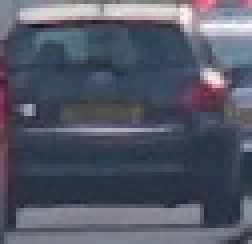
#> input picture detected_objects/car/car_10275.jpg, 63 x 61 px (shown 4 times larger); its folder holds only this picture in this run
$ python ocrvideo.py
#> lines starting #> are read from the running program, lines starting #| are printed output that depends on the picture
from PIL import Image, ImageEnhance
import os
from pytesseract import pytesseract

# Defining paths to tesseract.exe
# and the folder containing the images
path_to_tesseract = r"C:\Program Files\Tesseract-OCR\tesseract.exe"
image_folder_path = r"detected_objects/car"  # Assuming all images are in this folder

# Providing the tesseract executable
# location to pytesseract library
pytesseract.tesseract_cmd = path_to_tesseract

# Get a list of all image files in the folder
image_files = [f for f in os.listdir(image_folder_path) if os.path.isfile(os.path.join(image_folder_path, f))]

# Process each image
for image_file in image_files:
    # Check if the file is an image (you can add more image extensions if needed)
    if image_file.lower().endswith(('.png', '.jpg', '.jpeg', '.gif', '.bmp')):
        # Construct the full path to the image
        image_path = os.path.join(image_folder_path, image_file)

        # Opening the image & storing it in an image object
        img = Image.open(image_path)
#> img is the input picture: PIL image 63x61 RGB; mean R, G, B 84, 88.2, 102.8

        # Enhance the image to improve text detection
        enhancer = ImageEnhance.Contrast(img)
        img = enhancer.enhance(1.5)  # Adjust the enhancement factor as needed
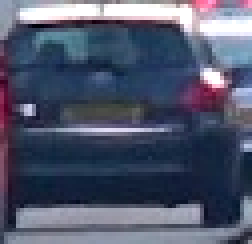
#> img: PIL image 63x61 RGB (shown 4 times larger); mean R, G, B 80.1, 86.8, 108.4

        # Passing the enhanced image object to image_to_string() function
        # This function will extract the text from the image
#> (the run stopped early here; a loop or call above may not have finished)

$ run again, on detected_objects/car/car_11358.jpg
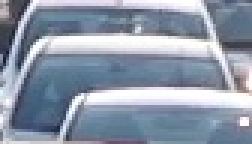
#> input picture detected_objects/car/car_11358.jpg, 84 x 48 px (shown 3 times larger)
#> img is the input picture: PIL image 84x48 RGB; mean R, G, B 140.8, 151.6, 168.6
#> `img = enhancer.enhance(1.5)`:
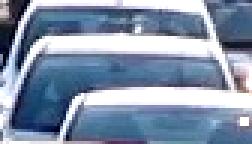
#> img: PIL image 84x48 RGB (shown 3 times larger); mean R, G, B 130.2, 146.4, 170

$ run again, on detected_objects/car/car_11837.jpg
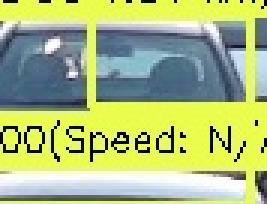
#> input picture detected_objects/car/car_11837.jpg, 89 x 68 px (shown 3 times larger)
#> img is the input picture: PIL image 89x68 RGB; mean R, G, B 171.2, 188.2, 126.5
#> `img = enhancer.enhance(1.5)`:
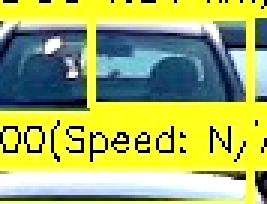
#> img: PIL image 89x68 RGB (shown 3 times larger); mean R, G, B 167.4, 181.3, 103.5

$ run again, on detected_objects/car/car_13690.jpg
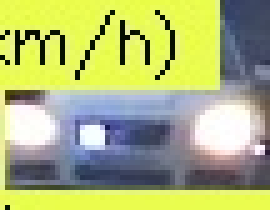
#> input picture detected_objects/car/car_13690.jpg, 54 x 42 px (shown 5 times larger)
#> img is the input picture: PIL image 54x42 RGB; mean R, G, B 172.6, 181.5, 122.4
#> `img = enhancer.enhance(1.5)`:
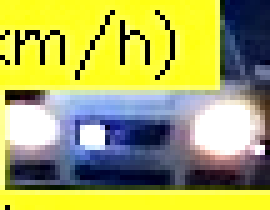
#> img: PIL image 54x42 RGB (shown 5 times larger); mean R, G, B 168.8, 171.3, 98.2

$ run again, on detected_objects/car/car_10460.jpg
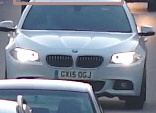
#> input picture detected_objects/car/car_10460.jpg, 156 x 113 px
#> img is the input picture: PIL image 156x113 RGB; mean R, G, B 123.8, 134.2, 149.7
#> `img = enhancer.enhance(1.5)`:
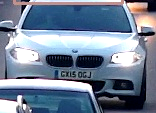
#> img: PIL image 156x113 RGB; mean R, G, B 115.3, 130.1, 150.7
